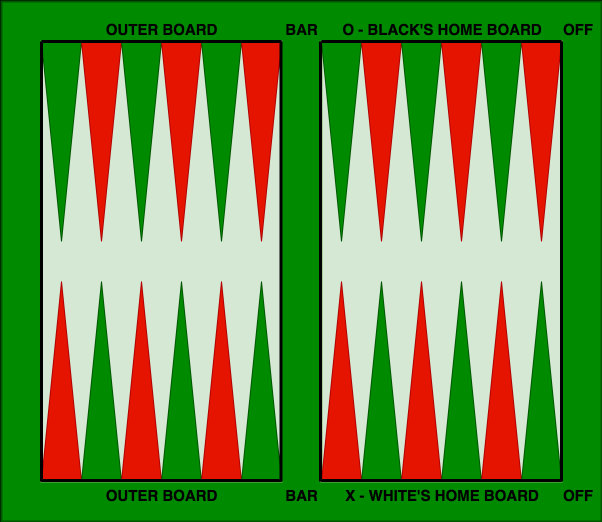
#> input picture resources/ICBV211-123395-img.png, 1204 x 1044 px (shown at 1/2 size)
$ python -i bg_board_cv.py   (imports and definitions only)
#> lines starting #> are read from the running program, lines starting #| are printed output that depends on the picture; after the words box and inside, x2 and y2 are one past the last pixel; in counts of white or black regions, pixels touching at a corner belong together
#> further down, picture is the input picture: shape (1044, 1204, 3); mean B, G, R 73, 144.6, 108.6
import cv2
import camera_control as cc
import numpy as np
import scipy.spatial as spt
import time
import gym_backgammon.envs.backgammon as bg_game

TRIANGLE_RATIO = 4.5
TRIANGLE_RATIO_DELTA = 2
LARGE_EDGES_RATIO_MIN = 0.9
LARGE_EDGES_RATIO_MAX = 1.1
RED_TRIANGLES_EXPECTED = 12
SINGLE_COLOR_TRIANGLES_PER_QUARTER = 3
SQUARE_EDGES_RATIO_DELTA = 0.1

NUM_ATTEMPTS = 10
TIME_DELAY_BETWEEN_ATTEMPTS = 0.0001
NUM_IMAGES_FOR_CHECKERS_DETECTION = 11

# Constants for detecting the green board markers
MIN_EDGE_MARKER_DISTANCE = 100
BOARD_EDGE_RATIO = 1
BOARD_EDGE_DIAGONAL_RATIO = np.sqrt(2)
DELTA_RATIOS = 0.04


class Status:

    def __init__(self, return_value=True, error_message="", output_image=np.ndarray([]), output_list=[]):
        self.return_value = return_value
        self.error_message = error_message
        self.output_image = output_image
        self.output_list = output_list


class BackgammonCV:

    # [291 lines left out: functions __init__, board_init, checkers_detection, find_container_for_checker, get_current_board_status, point_in_rectangle, not called in this run]


def board_detection_green_dots(input_img, debug=False):
    '''

    :param input_img: Input image as captured by the camera. The image must include the Backgommon board, with four
    green stickers on its vertices
    :param debug: If true, show debug image output
    :return: a 400x400 aligned, tightly cropped board
    '''
#> called with debug = False

    # Turn image to HSV for green color separation
    img_hsv = cv2.cvtColor(input_img, cv2.COLOR_BGR2HSV)
#> img_hsv: shape (1044, 1204, 3); mean H, S, V 48.2, 164.7, 176.9

    # [6 lines of commented-out code are left out]
    lower_green = np.array([34, 49, 40])
    upper_green = np.array([83, 255, 255])

    green_mask = cv2.inRange(img_hsv, lower_green, upper_green)
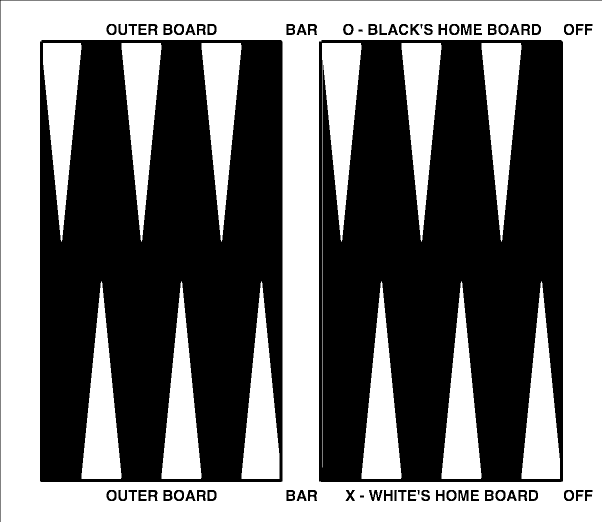
#> green_mask: shape (1044, 1204) (shown at 1/2 size); 46.2% white; 57 white regions, largest, box (x1, y1, x2, y2) and area: (1, 1, 1204, 1044) 377021, (644, 86, 723, 935) 17513, (243, 86, 323, 483) 16702


    kernel = cv2.getStructuringElement(cv2.MORPH_ELLIPSE, (3, 3))
    ero_dil = cv2.erode(green_mask, kernel, iterations=1)
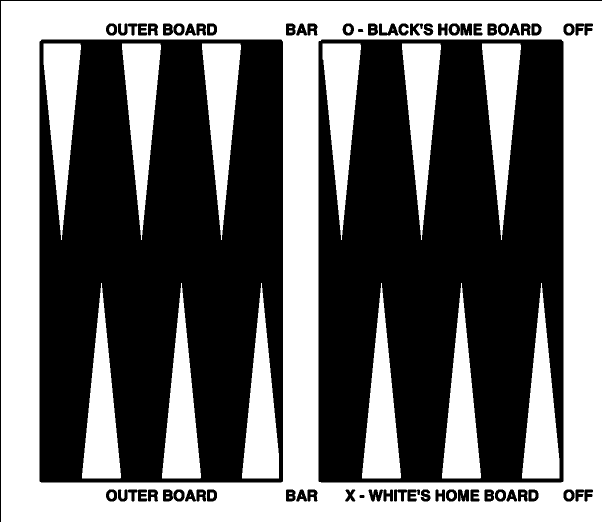
#> ero_dil: shape (1044, 1204) (shown at 1/2 size); 44.1% white; 57 white regions (8 under 20 px), largest, box (x1, y1, x2, y2) and area: (2, 2, 1204, 1044) 363675, (244, 87, 322, 480) 15831, (404, 87, 482, 480) 15831
    ero_dil = cv2.dilate(ero_dil, kernel, iterations=2)
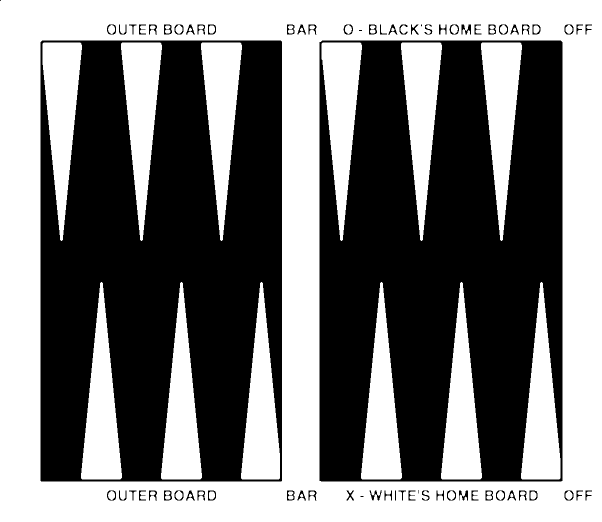
#> ero_dil: shape (1044, 1204) (shown at 1/2 size); 48% white; 57 white regions, largest, box (x1, y1, x2, y2) and area: (0, 0, 1204, 1044) 389839, (242, 85, 324, 482) 17565, (402, 85, 484, 482) 17565

    # Debug print
    if (debug == True):
        cv2.imshow('Green HSV mask & dilation', ero_dil)

    # Find the green circle markers representing the board vertices using Hough transform
    circles = cv2.HoughCircles(ero_dil, cv2.HOUGH_GRADIENT, 1, 100,
                               param1=70, param2=10, minRadius=2, maxRadius=15)
#> circles = 13 rows, first 8: [1003.5, 58.5, 9.6], [1134.5, 58.5, 9.6], [1134.5, 990.5, 9.6], [354.5, 58.5, 9.6], [354.5, 990.5, 9.6], [997.5, 990.5, 9.6], [222.5, 57.5, 9.4], [222.5, 989.5, 9.4]

    # We need to find exactly 4 green circles, if not -- the function fails and returns an empty array, the calling
    # function should reattempt
    if circles is None:
        return Status(False, "No circles found in the image", green_mask)
    elif (circles.shape[1] < 4):
        return Status(False,
                      "Too small number of circles in the image, found {0}, at least 4 expected.".format(
                          circles.shape[1]),
                      print_circles_on_image(input_img, circles))
    else:
        # Find the right 4 circles at the vertices of the board: their centers are quite far away from each other, and
        # the distances to two of them are equal (these are the square edges), and the distance to the third is
        # sqrt(2) times the edge length

        # First, calculate distance matrix of all circle centers
        num_circles_found = circles.shape[1]
#> num_circles_found = 13
        distance_matrix = np.zeros((num_circles_found, num_circles_found))
        filtered_circles = np.zeros((1, 4, 3))
        found_match = False
        for i in range(num_circles_found):

            for j in range(num_circles_found):

                if ((i != j) and (distance_matrix[i, j] == 0)):
                    distance_matrix[i, j] = np.linalg.norm(circles[0][i][0:2] - circles[0][j][0:2])
                else:
                    # Continue as we already computed this distance
                    continue

        # Filter the circles according to the distances we expect to see between them
        for i in range(num_circles_found):

            sorted_distances = np.sort(distance_matrix[i])
            for j in range(num_circles_found - 2):

                e1 = sorted_distances[j]
                e2 = sorted_distances[j + 1]

                if (e1 < MIN_EDGE_MARKER_DISTANCE):
                    continue
                if (e2 / e1 < BOARD_EDGE_RATIO + DELTA_RATIOS):
                    # We probably found the two points on the edges, now need to find the points on the diagonal
                    for k in range(j + 2, num_circles_found):
                        diag_normalized = sorted_distances[k] / BOARD_EDGE_DIAGONAL_RATIO
                        avg_edge = (e1 + e2) / 2
                        ratio = np.abs(1 - diag_normalized / avg_edge)
                        if (ratio < DELTA_RATIOS):
                            # We found the third point on the diagonal!
                            found_match = True
                            filtered_circles[0][0] = circles[0][i]
                            # print(np.where(distance_matrix[i] == e1)[0])
                            # print(circles[0][np.where(distance_matrix[i] == e1)[0]])
                            # print(e1, e2)
                            filtered_circles[0][1] = circles[0][np.where(distance_matrix[i] == e1)[0][0]]
                            filtered_circles[0][2] = circles[0][np.where(distance_matrix[i] == e2)[0][0]]
                            filtered_circles[0][3] = circles[0][
                                np.where(distance_matrix[i] == sorted_distances[k])[0][0]]
                            break
#> after the loop, filtered_circles = [[222.5, 989.5, 9.4], [222.5, 57.5, 9.4], [354.5, 58.5, 9.6], [1134.5, 58.5, 9.6]]

        if (found_match != True):
            return Status(False,
                          "{0} circles were found in the image, but no 4 of them has the board square pattern expected.".format(
                              num_circles_found),
                          print_circles_on_image(input_img, circles))

    # Get the pixels at the corners of the image
    top_left_corner = [0, 0]
    top_right_corner = [input_img.shape[1], 0]
#> top_right_corner = [1204, 0]
    bottom_right_corner = [input_img.shape[1], input_img.shape[0]]
#> bottom_right_corner = [1204, 1044]
    bottom_left_corner = [0, input_img.shape[0]]
#> bottom_left_corner = [0, 1044]

    # Init array for KD tree
    points_arr = np.zeros((4 + filtered_circles.shape[1], 2))
    points_arr[0] = top_left_corner
    points_arr[1] = top_right_corner
    points_arr[2] = bottom_right_corner
    points_arr[3] = bottom_left_corner

    for i in range(filtered_circles.shape[1]):
        points_arr[4 + i] = filtered_circles[0][i][0:2]
#> after the loop, points_arr = [[0, 0], [1204, 0], [1204, 1044], [0, 1044], [222.5, 989.5], [222.5, 57.5], [354.5, 58.5], [1134.5, 58.5]]

    # Use KD tree for locating each green point corresponding to its nearest image corner
    tree = spt.KDTree(points_arr)
    x, nearest_points = tree.query(points_arr[0:4], 2)
#> x = [[0, 229.8], [0, 90.84], [0, 983], [0, 229.1]]; nearest_points = [[0, 5], [1, 7], [2, 4], [3, 4]]

    top_left_src = points_arr[nearest_points[0][1]]
#> top_left_src = [222.5, 57.5]
    top_right_src = points_arr[nearest_points[1][1]]
#> top_right_src = [1134.5, 58.5]
    bottom_right_src = points_arr[nearest_points[2][1]]
#> bottom_right_src = [222.5, 989.5]
    bottom_left_src = points_arr[nearest_points[3][1]]
#> bottom_left_src = [222.5, 989.5]

    # Now, we have all points we need for performing homography
    src_pts = np.array([top_left_src,
                        bottom_left_src,
                        bottom_right_src,
                        top_right_src])
#> src_pts = [[222.5, 57.5], [222.5, 989.5], [222.5, 989.5], [1134.5, 58.5]]

    # Use homography for aligning the board on the camera, with 400x400 image of the board
    dst_pts = np.array([[0, 0],
                        [0, 399],
                        [399, 399],
                        [399, 0]], dtype="float32")

    h, status = cv2.findHomography(src_pts, dst_pts)
#> h = [[0.526, 2.61e-16, -117], [6.66e-17, 5.21e-16, -1.61e-13], [0.000233, -0.00106, 1]]; status = [1, 1, 1, 1]

    out = cv2.warpPerspective(input_img, h, (400, 400))
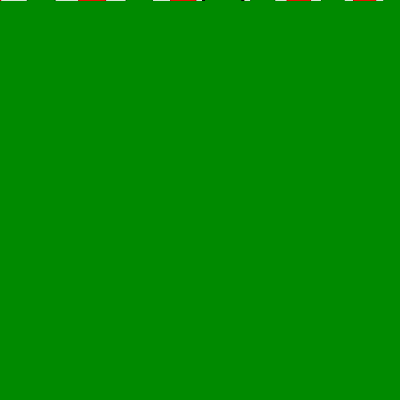
#> out: shape (400, 400, 3); mean B, G, R 0.2, 138, 0.3
    return Status(True, output_image=out)


# [184 lines left out: functions print_circles_on_image, get_red_triangles_contours, get_checkers_containers, not called in this run]

>>> import cv2
>>> picture = cv2.imread('resources/ICBV211-123395-img.png')
>>> result = board_detection_green_dots(picture)
